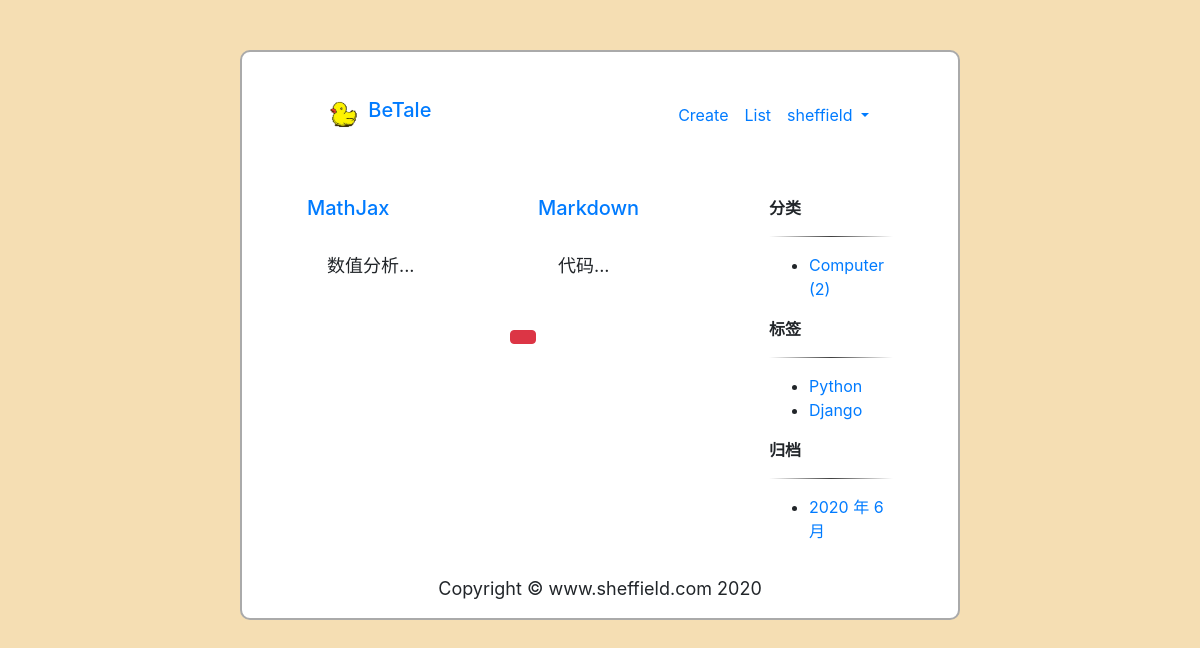
Page /article/categories/1/ (signed in) on the committed database.
### article/models.py (models this page shows, shortened)
class Post(models.Model):
    author = models.ForeignKey(User, verbose_name='作者', on_delete=models.CASCADE)
    title = models.CharField('标题', max_length=100)
    body = models.TextField('正文')
    excerpt = models.CharField('摘要', max_length=200, blank=True)
    created = models.DateTimeField('创建时间', default=timezone.now)
    updated = models.DateTimeField('修改时间', auto_now=True)
    category = models.ForeignKey(Category, verbose_name='分类', on_delete=models.CASCADE)
    tags = models.ManyToManyField(Tag, verbose_name='标签', blank=True)
    class Meta:
        ordering = ('-created',)
        verbose_name = '文章'
        verbose_name_plural = verbose_name

class Category(models.Model):
    class Meta:
        verbose_name = '分类'
        verbose_name_plural = verbose_name
    name = models.CharField(max_length=100)

class Tag(models.Model):
    class Meta:
        verbose_name = '标签'
        verbose_name_plural = verbose_name
    name = models.CharField(max_length=100)

### article/views.py (the view)
# urls.py: path('categories/<int:pk>/', views.category, name='category'),
def category(request, pk):
    cate = get_object_or_404(Category, pk=pk)
    articles = Post.objects.filter(category=cate)
    return render(request, 'article/index.html', context={'articles': articles})

### article/templatetags/article_extras.py (called while the page is built)
@register.inclusion_tag('article/inclusions/_tags.html', takes_context=True)
def show_tags(context):
    return {
        'tag_list': Tag.objects.all(),
    }

@register.inclusion_tag('article/inclusions/_archives.html', takes_context=True)
def show_archives(context):
    return {
        'date_list': Post.objects.dates('created', 'month', order='DESC'),
    }

@register.inclusion_tag('article/inclusions/_categories.html', takes_context=True)
def show_categories(context):
    category_list = Category.objects.annotate(num_posts=Count('post')).filter(num_posts__gt=0)
    return {
        'category_list': category_list,
    }

### templates/article/index.html (shortened to what this page needs)
{% extends "base.html" %}
{% load static %}
{% load article_extras %}
{% block content %}
<div class="container">
    <div class="row">
        <div class="col-9 mt-5">
            <div class="main row">
                {% for article in articles %}
                <div class="col-6 mb-4">
                    <div class="card-title">
                        <a href="{% url 'article:detail' article.id %}">
                            <h5>{{ article.title }}</h5>
                        </a>
                    </div>
                    <div class="card-body">
                        <p class="card-text">{{ article.excerpt }}...</p>
                    </div>
                </div>
                {% endfor %}
            </div>
            <div class="pagination">
                <div class="m-auto">
                    <span class="step-links">
                        <span class="current btn btn-danger btn-md">
                        </span>
                    </span>
                </div>
            </div>
        </div>
        <div class="col-3 mt-5">
            {% show_categories %}
            {% show_tags %}
            {% show_archives %}
        </div>
    </div>
</div>
{% endblock content %}

### templates/header.html (shortened to what this page needs)
{% load static %}
<nav class="navbar navbar-expand-lg">
    <div class="container">
        <a class="navbar-brand mb-0 h1" href="{% url 'article:index' %}">
            <img src="{% static 'icon/logo.ico' %}" width="40" height="40" class="d-inline-block align-top" alt="icon">
            BeTale
        </a>
        <div>
            <ul class="navbar-nav">
                <li class="nav-item">
                    <a class="nav-link" href="{% url 'article:create' %}">Create</a>
                </li>
                <li class="nav-item">
                    <a class="nav-link" href="{% url 'article:index' %}">List</a>
                </li>
                {% if user.is_authenticated %}
                <li class="nav-item dropdown">
                    <a class="nav-link dropdown-toggle" href="#" id="navbarDropdown" role="button"
                        data-toggle="dropdown" aria-haspopup="true" aria-expanded="false">
                        {{ user.username }}
                    </a>
                </li>
                {% else %}
                <li class="nav-item">
                    <a class="nav-link" href="{% url 'userprofile:user_login' %}">Login</a>
                </li>
                {% endif %}
            </ul>
        </div>
    </div>
</nav>

### templates/article/inclusions/_categories.html
<div class="widget widget-category">
    <b class="widget-title">分类</b>
    <hr>
    <ul>
        {% for category in category_list %}
        <li>
            <a href="{% url 'article:category' category.pk %}">
                {{ category.name }}
                <span class="post-count">({{ category.num_posts }})</span>
            </a>
        </li>
        {% empty %}
        暂无分类！
        {% endfor %}
    </ul>
</div>

### templates/article/inclusions/_tags.html
<div class="widget widget-tag-cloud">
    <b class="widget-title">标签</b>
    <hr>
    <ul>
        {% for tag in tag_list %}
        <li>
            <a href="{% url 'article:tag' tag.pk %}" style="text-decoration: none;">
                {{ tag.name }}
            </a>
        </li>
        {% empty %}
        暂无标签！
        {% endfor %}
    </ul>
</div>

### static/custom/base.css (style rules this page uses)
body { background-color: wheat; }
p { font-size: large; line-height: 150%; }
hr { border: 0; height: 1px; background-image: linear-gradient(to right, rgba(0, 0, 0, 0), rgba(0, 0, 0, 0.75), rgba(0, 0, 0, 0)); }

### rows in the picture
Post: title "MathJax", excerpt "数值分析"
Post: title "Markdown", excerpt "代码"
Category: name "Computer", num_posts "2"
Tag: name "Python"
Tag: name "Django"

### other values in the picture
{{ user.username }} "sheffield"
{{ date.year }} "2020"
{{ date.month }} "6"
